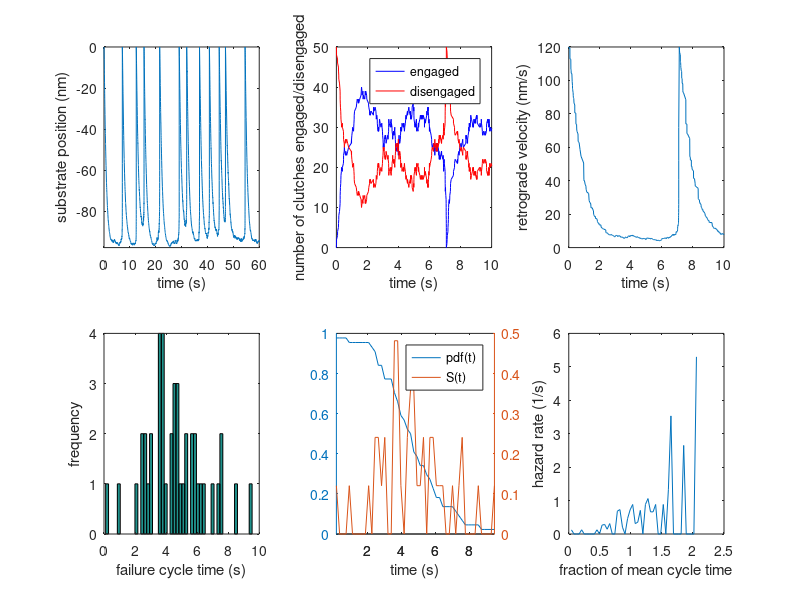

MATLAB code to generate this figure:
%Benjamin Bangasser
%University of Minnesota
%14 June 2010

%Reduplicate the Chan Motor-Clutch model with event stepping
%Use for simulating one dynamic run
% 0 - disengaged clutch
% 1 - engaged clutch

clear
clc
tic

%Set parameters
nm=50; %number of myosin motors
Fm=-2; %motor stall force in pN
vu=-120; %unloaded motor velocity in nm/s
nc=50; %number of molecular clutches
kon=1; %On rate constant in 1/s
koff=0.1; %Off rate constant in 1/s
Fb=-2; %Bond rupture force in pN
Kc=0.8; %Clutch spring constant in pN/nm
Ksub=1; %Substrate spring constant in pN/nm
gain=0; %gain of feedback loop

eventlimit=1e4; %maximum number of events to simulate

%initialize vectors for plots
cstate=zeros(1,nc); %clutch state vector
xc=zeros(1,nc); %clutch position vector
t=zeros(1,eventlimit); %time vector
subpos=zeros(1,eventlimit); %substrate position vector
numcon=zeros(1,eventlimit); %number of engaged clutches vector
numcoff=zeros(1,eventlimit); %number of disengaged clutches vector
vel=zeros(1,eventlimit); %velocity vector
timestep=zeros(1,eventlimit); %timestep vector
Fcdist=zeros(1,eventlimit);
cdisp1=zeros(1,eventlimit);
ndisp1=zeros(1,eventlimit);

% Set inital state (t=0 s, event #0)
i=1;
dt=0.005;
cstate(1:nc)=0; %set all clutches to disengaged
ceng=find(cstate==1); %find indices of engaged clutches
cdisen=find(cstate==0); %find indices of disengaged clutches
vf=vu; %claculate actin filament velocity
xc(ceng)=xc(ceng)+vf*dt; %claculate positions of engaged clutches (dt=0.005)
xsub=(Kc*sum(xc(ceng))/(Ksub+length(ceng)*Kc)); %calculate substrate position
%vf=vu*(1-((Ksub*xsub)/(nm*Fm))); %claculate actin filament velocity
%xc(ceng)=xc(ceng)+vf*dt; %claculate positions of engaged clutches (dt=0.005)
xc(cdisen)=xsub; %calculate posisiton of disengaged clutches
Fc=Kc*(xc-xsub); %calculate force on each clutch
t(i)=0;
subpos(i)=xsub;
numcon(i)=length(ceng);
numcoff(i)=length(cdisen);
vel(i)=-vf;
timestep(i)=dt;
b=1;
texp(b)=0;
cndisp(b)=50;

%Event stepping
for i=2:eventlimit
    
    Fbe=Fb+gain*Ksub*xsub;
    
    %calculate clutch binding times
    if isempty(cdisen)
        tbind=inf;
    else
        tbind=-log(rand(1,length(cdisen)))/kon;
    end

    %calculate clutch unbinding times
    if isempty(ceng)
        tunbind=inf;
    else
        tunbind=-log(rand(1,length(ceng)))./(koff*exp(Fc(ceng)./(Fb+gain*Fc(ceng))));
    end

    %find minimum time and execute that event
    [dtbind indbind]=min(tbind);
    [dtunbind indunbind]=min(tunbind);
    if dtbind<dtunbind %free clutch bind to actin
        cstate(cdisen(indbind))=1;
        dt=dtbind;
    else %engaged clutch disengages from actin
        cstate(ceng(indunbind))=0;
        dt=dtunbind;
    end

    ceng=find(cstate==1); %find indices of engaged clutches
    cdisen=find(cstate==0); %find indices of disengaged clutches
    vf=vu*(1-((Ksub*xsub)/(nm*Fm))); %claculate actin filament velocity
    %vf=vu;
    xc(ceng)=xc(ceng)+vf*dt; %claculate positions of engaged clutches
    xsub=(Kc*sum(xc(ceng))/(Ksub+length(ceng)*Kc)); %calculate substrate posisiton
    %vf=vu*(1-((Ksub*xsub)/(nm*Fm))); %claculate actin filament velocity
    %xc(ceng)=xc(ceng)+vf*dt; %claculate positions of engaged clutches
    xc(cdisen)=xsub; %calculate posisiton of disengaged clutches
    Fc=Kc*(xc-xsub); %calculate force on each clutch
    
    t(i)=t(i-1)+dt;
    timestep(i)=dt;
    subpos(i)=xsub;
    numcon(i)=length(ceng);
    numcoff(i)=length(cdisen);
    vel(i)=-vf;
    Fcdist(i)=mean(Fc);
    cdisp1(i)=xc(1);
    ndisp1(i)=xsub;
    if t(i)>2*b
        b=b+1;
        texp(b)=t(i);
        cndisp(b)=ndisp1(i)-cdisp1(i)+50;
    end
        
end

subplot(2,3,1)
plot(t,subpos)
xlabel('time (s)')
ylabel('substrate position (nm)')
axis([0 60 min(subpos) 0])

subplot(2,3,2)
plot(t,numcon,'-b')
hold on
plot(t,numcoff,'-r')
xlabel('time (s)')
ylabel('number of clutches engaged/disengaged')
legend('engaged','disengaged')
axis([0 10 0 nc])

subplot(2,3,3)
plot(t,vel)
xlabel('time (s)')
ylabel('retrograde velocity (nm/s)')
axis([0 10 0 120])

cyctime=diff(t(subpos==0));
subplot(2,3,4)
hist(cyctime,50)
xlabel('failure cycle time (s)')
ylabel('frequency')

[hi lo]=hist(cyctime,50);

for b=1:50
    pdf(b)=(hi(b)/length(cyctime))/(lo(2)-lo(1));
    S(b)=sum(cyctime>lo(b))/length(cyctime);
    h(b)=pdf(b)/S(b);
end
lofrac=lo./mean(cyctime);

subplot(2,3,5)
plotyy(lo,S,lo,pdf)
xlabel('time (s)')
legend('pdf(t)','S(t)')

subplot(2,3,6)
plot(lofrac,h)
xlabel('fraction of mean cycle time')
ylabel('hazard rate (1/s)')

fh = figure(1);
set(fh,'color','white')
toc

%hold off
%plot(texp,cndisp)
%axis([0 60 0 300])
